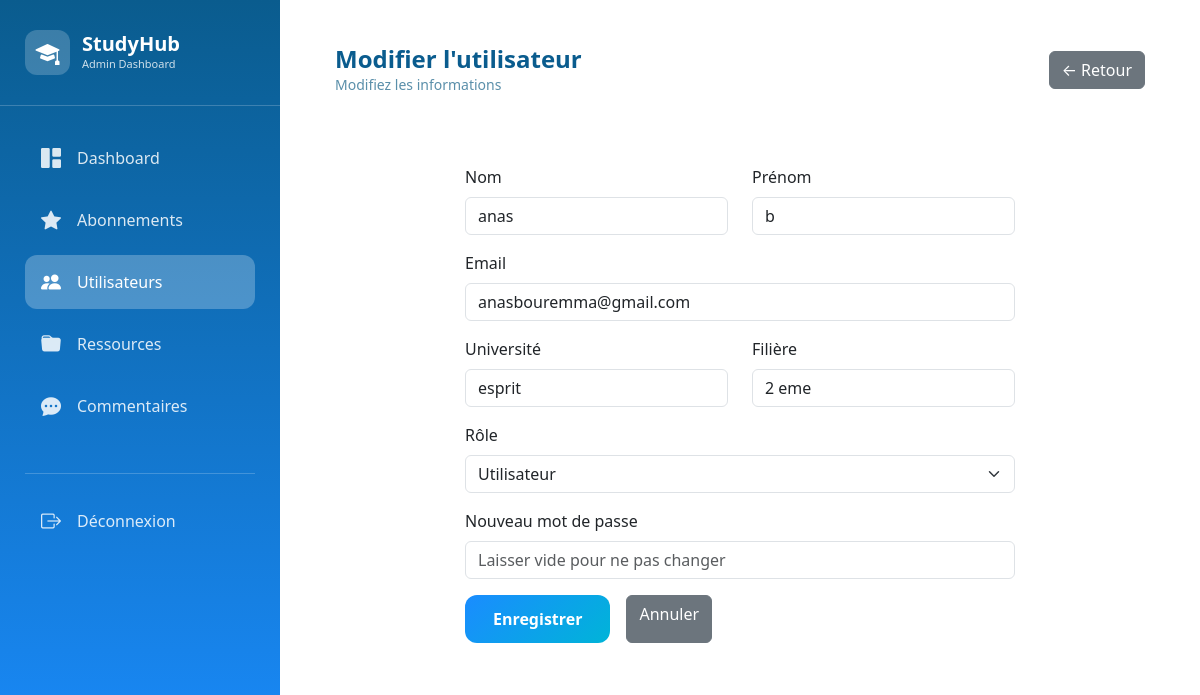
The page /index.php?action=admin&subaction=edit_user&id=2 (signed in) on the database its author committed.
### tables this page shows
CREATE TABLE `users` (
  `id` int(11) NOT NULL AUTO_INCREMENT,
  `nom` varchar(50) NOT NULL,
  `prenom` varchar(50) NOT NULL,
  `universite` varchar(255) NOT NULL,
  `filiere` varchar(255) NOT NULL,
  `email` varchar(255) NOT NULL,
  `mdp` varchar(255) NOT NULL,
  `tel` int(255) NOT NULL,
  `bio` varchar(500) NOT NULL,
  `photo` varchar(255) NOT NULL,
  `role` int(11) NOT NULL DEFAULT 1,
  `score` decimal(10,0) NOT NULL,
  `note_moyenne` decimal(3,2) DEFAULT 0.00,
  PRIMARY KEY (`id`),
  UNIQUE KEY `email` (`email`),
  UNIQUE KEY `tel` (`tel`)
);

### controllers/adminController.php (called while the page is built, shortened)
<?php
function adminEditUserGet($id) {
    global $pdo;
    require_once __DIR__ . '/../models/userModel.php';
    $user = getUserById($pdo, $id);
    $file = __DIR__ . '/../views/admin/edit_user.php';
    require_once $file;
}
?>

### models/userModel.php (called while the page is built, shortened)
<?php
function getUserById($pdo, $id) {
    $stmt = $pdo->prepare("SELECT * FROM users WHERE id = ?");
    $stmt->execute([$id]);
    return $stmt->fetch();
}
?>

### views/admin/edit_user.php (the view, shortened to what this page needs)
<!DOCTYPE html>
<html lang="fr">
<head>
    <link href="https://cdn.jsdelivr.net/npm/bootstrap@5.3.2/dist/css/bootstrap.min.css" rel="stylesheet">
    <link href="https://cdn.jsdelivr.net/npm/bootstrap-icons@1.11.1/font/bootstrap-icons.css" rel="stylesheet">
</head>
<body>
    <div class="sidebar">
        <div class="sidebar-header"><div class="logo"><div class="logo-icon"><i class="bi bi-mortarboard-fill"></i></div><div class="logo-text"><h3>StudyHub</h3><p>Admin Dashboard</p></div></div></div>
        <div class="nav-menu">
            <div class="nav-item"><a href="index.php?action=admin&subaction=dashboard" class="nav-link"><i class="bi bi-grid-1x2-fill"></i><span>Dashboard</span></a></div>
            <div class="nav-item"><a href="index.php?action=admin&subaction=subscriptions" class="nav-link"><i class="bi bi-star-fill"></i><span>Abonnements</span></a></div>
            <div class="nav-item"><a href="index.php?action=admin&subaction=users" class="nav-link active"><i class="bi bi-people-fill"></i><span>Utilisateurs</span></a></div>
            <div class="nav-item"><a href="index.php?action=admin&subaction=resources" class="nav-link"><i class="bi bi-folder-fill"></i><span>Ressources</span></a></div>
            <div class="nav-item"><a href="index.php?action=admin&subaction=comments" class="nav-link"><i class="bi bi-chat-dots-fill"></i><span>Commentaires</span></a></div>
            <div class="nav-item logout-link"><a href="index.php?action=logout" class="nav-link"><i class="bi bi-box-arrow-right"></i><span>Déconnexion</span></a></div>
        </div>
    </div>
    <div class="main-content">
        <div class="top-bar"><div class="page-title"><h1>Modifier l'utilisateur</h1><p>Modifiez les informations</p></div><a href="index.php?action=admin&subaction=users" class="btn btn-secondary">← Retour</a></div>
        <div class="content-card">
            <form method="POST" id="adminEditUserForm" novalidate><div class="row"><div class="col-md-6 mb-3"><label class="form-label">Nom</label><input type="text" name="nom" class="form-control" value="<?= htmlspecialchars($user['nom']) ?>"></div><div class="col-md-6 mb-3"><label class="form-label">Prénom</label><input type="text" name="prenom" class="form-control" value="<?= htmlspecialchars($user['prenom']) ?>"></div></div>
            <div class="mb-3"><label class="form-label">Email</label><input type="email" name="email" class="form-control" value="<?= htmlspecialchars($user['email']) ?>"></div>
            <div class="row"><div class="col-md-6 mb-3"><label class="form-label">Université</label><input type="text" name="universite" class="form-control" value="<?= htmlspecialchars($user['universite']) ?>"></div><div class="col-md-6 mb-3"><label class="form-label">Filière</label><input type="text" name="filiere" class="form-control" value="<?= htmlspecialchars($user['filiere']) ?>"></div></div>
            <div class="mb-3"><label class="form-label">Rôle</label><select name="role" class="form-select"><option value="1" <?= $user['role'] == 1 ? 'selected' : '' ?>>Utilisateur</option></select></div>
            <div class="mb-3"><label class="form-label">Nouveau mot de passe</label><input type="password" name="mdp" class="form-control" placeholder="Laisser vide pour ne pas changer"></div>
            <div class="d-flex gap-3"><button type="submit" class="btn-blue">Enregistrer</button><a href="index.php?action=admin&subaction=users" class="btn btn-secondary">Annuler</a></div></form>
        </div>
    </div>
</body>
</html>

### views/admin/edit_user.php (style rules this page uses)
.sidebar { position:fixed; left:0; top:0; width:280px; height:100%; background:linear-gradient(180deg,#0a5c8e 0%,#1a8cff 100%); z-index:1000; }
.sidebar-header { padding:30px 25px; border-bottom:1px solid rgba(255,255,255,0.2); }
.logo { display:flex; align-items:center; gap:12px; }
.logo-icon { width:45px; height:45px; background:rgba(255,255,255,0.2); border-radius:12px; display:flex; align-items:center; justify-content:center; }
.logo-icon i { font-size:24px; color:white; }
.logo-text h3 { color:white; font-weight:700; font-size:20px; margin:0; }
.logo-text p { color:rgba(255,255,255,0.8); font-size:11px; margin:0; }
.nav-menu { padding:25px; }
.nav-item { margin-bottom:8px; }
.nav-link { display:flex; align-items:center; gap:12px; padding:12px 16px; border-radius:12px; color:rgba(255,255,255,0.85); text-decoration:none; transition:all 0.3s; font-weight:500; }
.nav-link i { font-size:20px; width:24px; }
.nav-link.active { background:rgba(255,255,255,0.25); color:white; }
.logout-link { margin-top:40px; border-top:1px solid rgba(255,255,255,0.2); padding-top:20px; }
.main-content { margin-left:280px; padding:30px; min-height:100vh; }
.top-bar { background:rgba(255,255,255,0.95); border-radius:20px; padding:15px 25px; margin-bottom:30px; display:flex; justify-content:space-between; align-items:center; }
.page-title h1 { font-size:24px; font-weight:700; color:#0a5c8e; margin:0; }
.page-title p { color:#5a8faa; margin:0; font-size:14px; }
.content-card { background:white; border-radius:24px; padding:25px; max-width:600px; margin:0 auto; }
.btn-blue { background:linear-gradient(135deg,#1a8cff 0%,#00b4d8 100%); border:none; padding:12px 28px; border-radius:12px; font-weight:600; color:white; transition:all 0.3s; }

### rows shown on the page
users: nom "anas", prenom "b", email "anasbouremma@gmail.com", universite "esprit", filiere "2 eme", role "Utilisateur"
